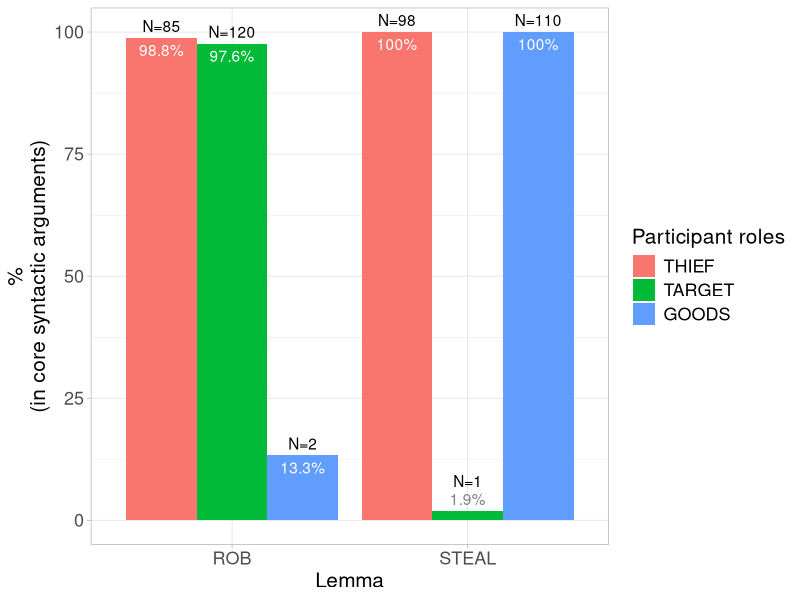
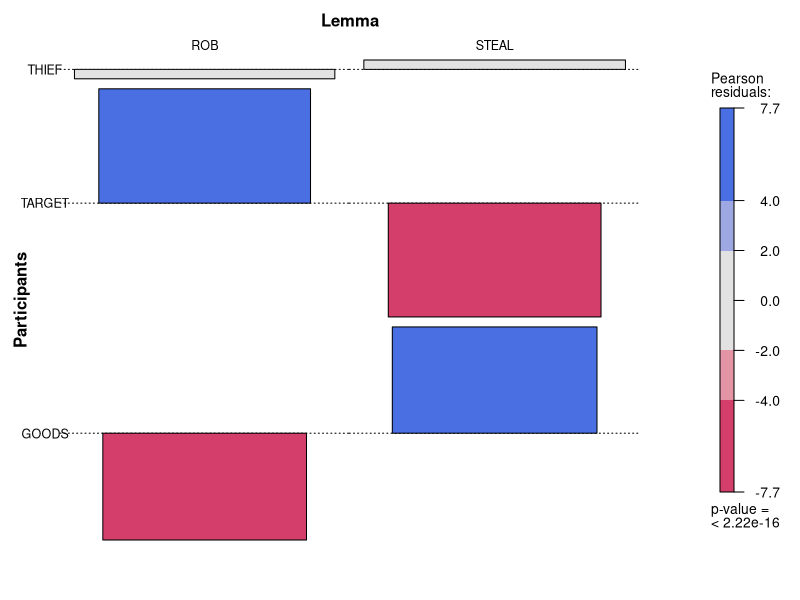
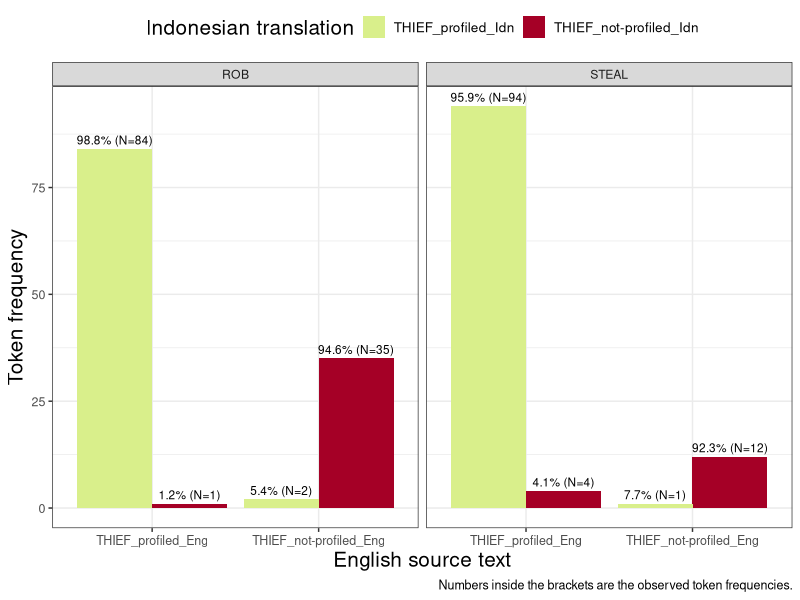
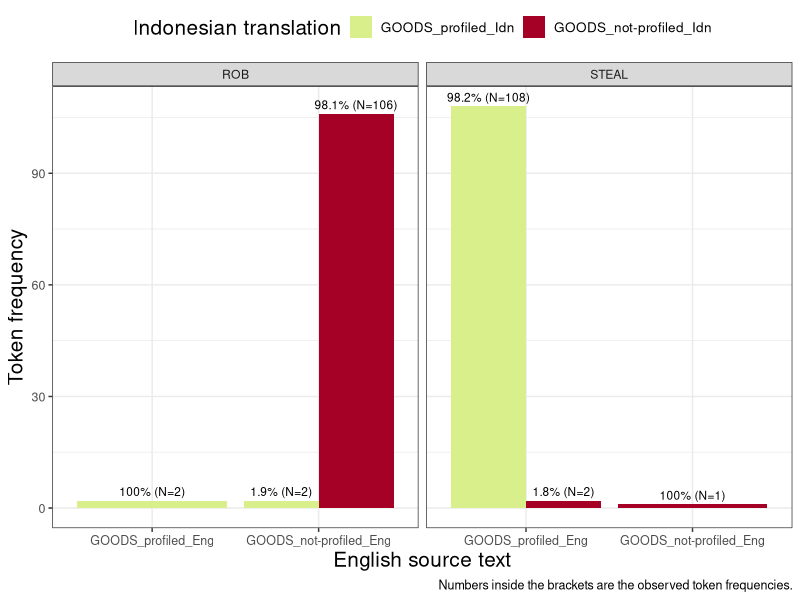
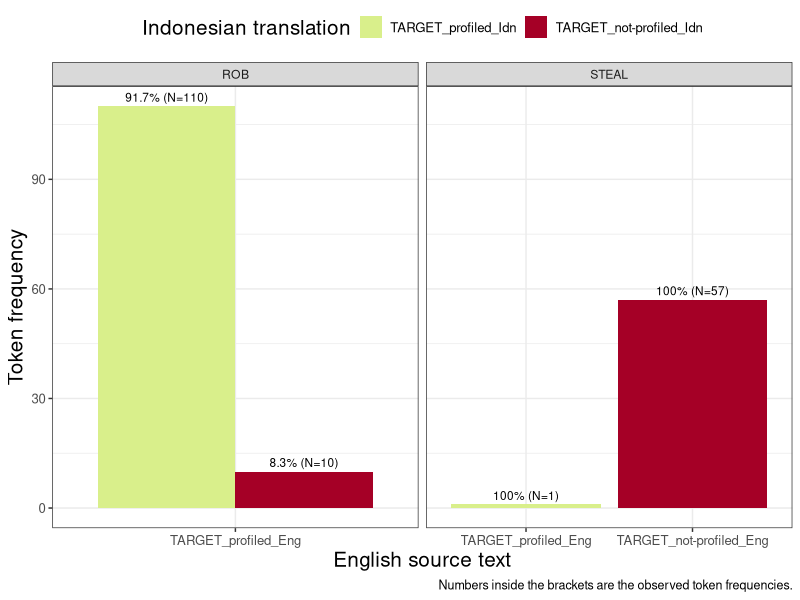
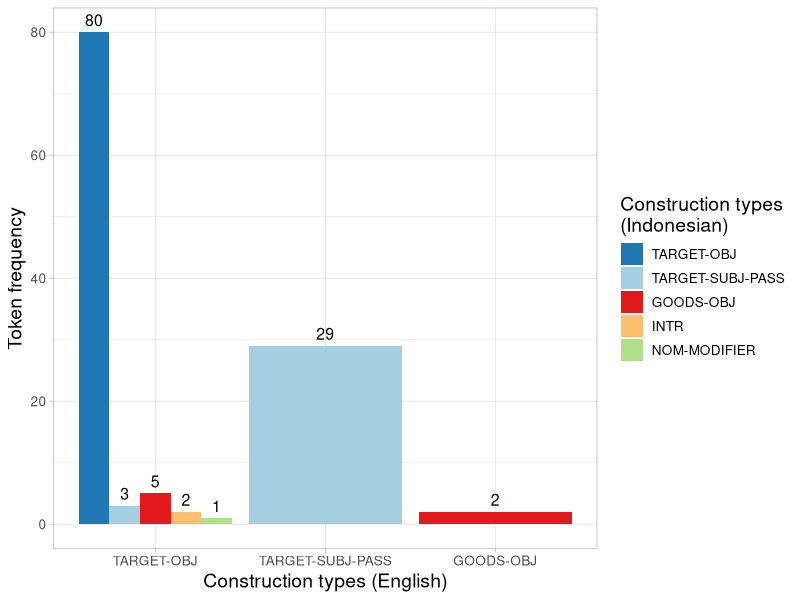
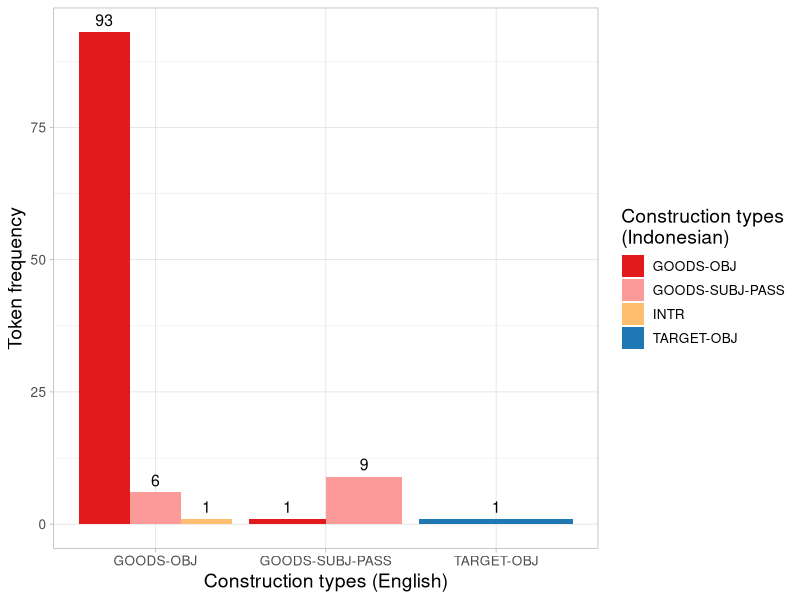

The R script that drew these images, in order:
## ---- chunk 1
# global option chunck
knitr::opts_chunk$set(fig.width = 7, 
                      fig.asp = 0.618,
                      fig.retina = 2,
                      dpi = 300,
                      dev = "png",
                      echo = TRUE,
                      message = FALSE,
                      warning = FALSE)
library(tidyverse)
library(readxl)
library(RColorBrewer)
library(vcd)
## ---- chunk 2
rob <- readr::read_tsv("ROB_sample_conc_main.tsv")
steal <- readr::read_tsv("STEAL_sample_conc_main.tsv")
## ---- chunk 3
rob_eng_profiled_participants <- rob %>% 
  # verbal construction of ROB
  filter(!is.na(CXN_ENG), str_detect(CXN_ENG, "(INTR|NOMINAL)$", negate = TRUE)) %>%
  count(ROLE_ENG_THIEF) %>% 
  rename(is_mentioned = ROLE_ENG_THIEF) %>% 
  mutate(role = "thief") %>% 
  bind_rows(rob %>% 
              # verbal construction of ROB
              filter(!is.na(CXN_ENG), str_detect(CXN_ENG, "(INTR|NOMINAL)$", 
                                                 negate = TRUE)) %>%
              mutate(ROLE_ENG_TARGET = as.logical(ROLE_ENG_TARGET)) %>% 
              count(ROLE_ENG_TARGET) %>% 
              rename(is_mentioned = ROLE_ENG_TARGET) %>% 
              mutate(role = "target")) %>% 
  bind_rows(rob %>% 
              # verbal construction of ROB
              filter(!is.na(CXN_ENG), str_detect(CXN_ENG, "(INTR|NOMINAL)$", 
                                                 negate = TRUE)) %>% 
              mutate(ROLE_ENG_GOODS = as.logical(ROLE_ENG_GOODS)) %>% 
              count(ROLE_ENG_GOODS) %>% 
              rename(is_mentioned = ROLE_ENG_GOODS) %>% 
              mutate(role = "goods")) %>% 
  mutate(role = factor(role, levels = c("thief", "target", "goods"))) %>% 
  group_by(role) %>% 
  arrange(role, desc(is_mentioned)) %>% 
  mutate(perc_mention = round(n/sum(n) * 100, 2)) %>% 
  ungroup()

# binomial test of the profiled participant roles for ROB
rob_eng_profiled_participants_binom <- rob_eng_profiled_participants %>% 
  pivot_wider(-perc_mention, 
              names_from = is_mentioned, 
              values_from = n, 
              values_fill = 0L) %>% 
  mutate(n = `TRUE`+`FALSE`, 
         pbin = map_dbl(pmap(list(x = `TRUE`, n = n), binom.test), "p.value"), 
         pholm = p.adjust(pbin, method = "holm"),
         signif = "ns", 
         signif = if_else(pholm < 0.05, "*", signif), 
         signif = if_else(pholm < 0.01, "**", signif), 
         signif = if_else(pholm < 0.001, "***", signif),
         lemma = "ROB")
## ---- chunk 4
rob_eng_profiled_participants_coreargs <- rob %>% 
  # verbal construction of ROB
  filter(!is.na(CXN_ENG), str_detect(CXN_ENG, "(INTR|NOMINAL)$", negate = TRUE)) %>% 
  count(ROLE_ENG_THIEF, SYN_ENG_THIEF) %>% 
  rename(is_mentioned = ROLE_ENG_THIEF,
         syntax = SYN_ENG_THIEF) %>% 
  mutate(role = "thief") %>% 
  bind_rows(rob %>% 
              # verbal construction of ROB
              filter(!is.na(CXN_ENG), str_detect(CXN_ENG, "(INTR|NOMINAL)$", 
                                                 negate = TRUE)) %>% 
              mutate(ROLE_ENG_TARGET = as.logical(ROLE_ENG_TARGET)) %>% 
              count(ROLE_ENG_TARGET, SYN_ENG_TARGET) %>% 
              rename(is_mentioned = ROLE_ENG_TARGET,
                     syntax = SYN_ENG_TARGET) %>% 
              mutate(role = "target")) %>% 
  bind_rows(rob %>% 
              # verbal construction of ROB
              filter(!is.na(CXN_ENG), str_detect(CXN_ENG, "(INTR|NOMINAL)$", 
                                                 negate = TRUE)) %>% 
              mutate(ROLE_ENG_GOODS = as.logical(ROLE_ENG_GOODS)) %>% 
              count(ROLE_ENG_GOODS, SYN_ENG_GOODS) %>% 
              rename(is_mentioned = ROLE_ENG_GOODS,
                     syntax = SYN_ENG_GOODS) %>% 
              mutate(role = "goods")) %>% 
  mutate(role = factor(role, levels = c("thief", "target", "goods")))
rob_eng_profiled_participants_coreargs <- rob_eng_profiled_participants_coreargs %>% 
  mutate(core_args = TRUE,
         core_args = if_else(is.na(syntax), NA, core_args),
         core_args = if_else(str_detect(syntax, "passive_AGENT|possessive_determiner|PP_complement"), 
                             FALSE, core_args)) %>% 
  group_by(role, core_args) %>% 
  mutate(n_coreargs_by_role = sum(n)) %>% 
  group_by(role) %>% 
  arrange(role, desc(n_coreargs_by_role))

rob_eng_profiled_participants_coreargs_distinct <- rob_eng_profiled_participants_coreargs %>% 
  select(role, core_args, n_coreargs_by_role) %>% 
  distinct() %>% 
  filter(!is.na(core_args)) %>% 
  arrange(role, desc(core_args)) %>% 
  mutate(perc_coreargs_by_role = round(n_coreargs_by_role/sum(n_coreargs_by_role) * 100, digits = 1))

# binomial test of the core profiled participant roles for ROB
rob_eng_profiled_participants_coreargs_binom <- rob_eng_profiled_participants_coreargs_distinct %>% 
  pivot_wider(-perc_coreargs_by_role, names_from = core_args, values_from = n_coreargs_by_role, values_fill = 0L) %>% 
  mutate(n = `TRUE`+`FALSE`, 
         pbin = map_dbl(pmap(list(x = `TRUE`, n = n), binom.test), "p.value"), 
         pholm = p.adjust(pbin, method = "holm"),
         signif = "ns", 
         signif = if_else(pholm < 0.05, "*", signif), 
         signif = if_else(pholm < 0.01, "**", signif), 
         signif = if_else(pholm < 0.001, "***", signif),
         lemma = "ROB",
         perc_coreargs = round(`TRUE`/n * 100, 1),
         perc_non_coreargs = round(`FALSE`/n * 100, 1))
## ---- chunk 5
steal_eng_profiled_participants <- steal %>% 
  # verbal construction of STEAL
  filter(!is.na(CXN_ENG), str_detect(CXN_ENG, "(INTR|NOMINAL|NP|_TRANS)$", negate = TRUE)) %>%
  mutate(ROLE_ENG_THIEF = as.logical(ROLE_ENG_THIEF)) %>% 
  count(ROLE_ENG_THIEF) %>% 
  rename(is_mentioned = ROLE_ENG_THIEF) %>% 
  mutate(role = "thief") %>% 
  bind_rows(steal %>% 
              # verbal construction of STEAL
              filter(!is.na(CXN_ENG), str_detect(CXN_ENG, "(INTR|NOMINAL|NP|_TRANS)$", 
                                                 negate = TRUE)) %>% 
              mutate(ROLE_ENG_TARGET = as.logical(ROLE_ENG_TARGET)) %>% 
              count(ROLE_ENG_TARGET) %>% 
              rename(is_mentioned = ROLE_ENG_TARGET) %>% 
              mutate(role = "target")) %>% 
  bind_rows(steal %>% 
              # verbal construction of STEAL
              filter(!is.na(CXN_ENG), str_detect(CXN_ENG, "(INTR|NOMINAL|NP|_TRANS)$", 
                                                 negate = TRUE)) %>% 
              filter(!is.na(ROLE_ENG_GOODS)) %>% 
              mutate(ROLE_ENG_GOODS = as.logical(ROLE_ENG_GOODS)) %>% 
              count(ROLE_ENG_GOODS) %>% 
              rename(is_mentioned = ROLE_ENG_GOODS) %>% 
              mutate(role = "goods")) %>% 
  mutate(role = factor(role, levels = c("thief", "target", "goods"))) %>% 
  group_by(role) %>% 
  arrange(role, desc(is_mentioned)) %>% 
  mutate(perc_mention = round(n/sum(n) * 100, 2)) %>% 
  ungroup()

# binomial test of the profiled participant roles for STEAL
steal_eng_profiled_participants_binom <- steal_eng_profiled_participants %>% 
  pivot_wider(-perc_mention, names_from = is_mentioned, values_from = n, values_fill = 0L) %>% 
  mutate(n = `TRUE`+`FALSE`, 
         pbin = map_dbl(pmap(list(x = `TRUE`, n = n), binom.test), "p.value"), 
         pholm = p.adjust(pbin, method = "holm"),
         signif = "ns", 
         signif = if_else(pholm < 0.05, "*", signif), 
         signif = if_else(pholm < 0.01, "**", signif), 
         signif = if_else(pholm < 0.001, "***", signif),
         lemma = "STEAL")
## ---- chunk 6
steal_eng_profiled_participants_coreargs <- steal %>% 
  # verbal construction of STEAL
  filter(!is.na(CXN_ENG), str_detect(CXN_ENG, "(INTR|NOMINAL|NP|_TRANS)$", negate = TRUE)) %>%
  count(ROLE_ENG_THIEF, SYN_ENG_THIEF) %>% 
  rename(is_mentioned = ROLE_ENG_THIEF,
         syntax = SYN_ENG_THIEF) %>% 
  mutate(role = "thief",
         is_mentioned = as.logical(is_mentioned)) %>% 
  bind_rows(steal %>% 
              # verbal construction of STEAL
              filter(!is.na(CXN_ENG), str_detect(CXN_ENG, "(INTR|NOMINAL|NP|_TRANS)$", 
                                                 negate = TRUE)) %>% 
              mutate(ROLE_ENG_TARGET = as.logical(ROLE_ENG_TARGET)) %>% 
              count(ROLE_ENG_TARGET, SYN_ENG_TARGET) %>% 
              rename(is_mentioned = ROLE_ENG_TARGET,
                     syntax = SYN_ENG_TARGET) %>% 
              mutate(role = "target")) %>% 
  bind_rows(steal %>% 
              # verbal construction of STEAL
              filter(!is.na(CXN_ENG), str_detect(CXN_ENG, "(INTR|NOMINAL|NP|_TRANS)$", 
                                                 negate = TRUE)) %>% 
              mutate(ROLE_ENG_GOODS = as.logical(ROLE_ENG_GOODS)) %>% 
              count(ROLE_ENG_GOODS, SYN_ENG_GOODS) %>% 
              rename(is_mentioned = ROLE_ENG_GOODS,
                     syntax = SYN_ENG_GOODS) %>% 
              mutate(role = "goods")) %>% 
  mutate(role = factor(role, levels = c("thief", "target", "goods")))
steal_eng_profiled_participants_coreargs <- steal_eng_profiled_participants_coreargs %>% 
  mutate(core_args = TRUE,
         core_args = if_else(is.na(syntax), NA, core_args),
         core_args = if_else(str_detect(syntax, "passive_AGENT|possessive|(?i)PP_complement"), 
                             FALSE, core_args)) %>% 
  group_by(role, core_args) %>% 
  mutate(n_coreargs_by_role = sum(n)) %>% 
  group_by(role) %>% 
  arrange(role, desc(n_coreargs_by_role))

steal_eng_profiled_participants_coreargs_distinct <- steal_eng_profiled_participants_coreargs %>% 
  select(role, core_args, n_coreargs_by_role) %>% 
  distinct() %>% 
  filter(!is.na(core_args)) %>% 
  arrange(role, desc(core_args)) %>% 
  mutate(perc_coreargs_by_role = round(n_coreargs_by_role/sum(n_coreargs_by_role) * 100, digits = 1))


# binomial test of the core profiled participant roles for STEAL
steal_eng_profiled_participants_coreargs_binom <- steal_eng_profiled_participants_coreargs_distinct %>% 
  pivot_wider(-perc_coreargs_by_role, names_from = core_args, values_from = n_coreargs_by_role, values_fill = 0L) %>% 
  mutate(n = `TRUE`+`FALSE`, 
         pbin = map_dbl(pmap(list(x = `TRUE`, n = n), binom.test), "p.value"),
         pholm = p.adjust(pbin, method = "holm"),
         signif = "ns", 
         signif = if_else(pholm < 0.05, "*", signif), 
         signif = if_else(pholm < 0.01, "**", signif), 
         signif = if_else(pholm < 0.001, "***", signif),
         lemma = "STEAL",
         perc_coreargs = round(`TRUE`/n * 100, 1),
         perc_non_coreargs = round(`FALSE`/n * 100, 1))
## ---- chunk 7
eng_profiled_participants <- bind_rows(rob_eng_profiled_participants_binom,
                                       steal_eng_profiled_participants_binom) %>% 
  mutate(perc_mention = round((`TRUE`/n) * 100, 2))

eng_profiled_participants_matrix <- eng_profiled_participants %>% 
  select(role, lemma, `TRUE`) %>% 
  pivot_wider(names_from = lemma, values_from = `TRUE`) %>% 
  data.frame(row.names = 1) %>% 
  as.matrix()
names(attr(eng_profiled_participants_matrix, "dimnames")) <- c("Participant roles", "Lemmas")

eng_profiled_participants_chisq <- chisq.test(eng_profiled_participants_matrix)
eng_profiled_participants_effsizes <- vcd::assocstats(eng_profiled_participants_matrix)
eng_profiled_participants_cramer <- round(eng_profiled_participants_effsizes$cramer, 3)
## ---- chunk 8
eng_profiled_participants_coreargs <- bind_rows(rob_eng_profiled_participants_coreargs_binom,
                                                steal_eng_profiled_participants_coreargs_binom)

eng_profiled_participants_matrix_coreargs <- eng_profiled_participants_coreargs %>% 
  select(role, lemma, `TRUE`) %>% 
  pivot_wider(names_from = lemma, values_from = `TRUE`) %>% 
  data.frame(row.names = 1) %>% 
  as.matrix()
names(attr(eng_profiled_participants_matrix_coreargs, "dimnames")) <- c("Participant roles", "Lemmas")

eng_profiled_participants_chisq_coreargs <- chisq.test(eng_profiled_participants_matrix_coreargs)
eng_profiled_participants_effsizes_coreargs <- vcd::assocstats(eng_profiled_participants_matrix_coreargs)
eng_profiled_participants_cramer_coreargs <- round(eng_profiled_participants_effsizes_coreargs$cramer, 2)
## ---- chunk 9
p1_idn <- eng_profiled_participants_coreargs %>% 
  mutate(role = toupper(role),
         role = factor(role, levels = c("THIEF", "TARGET", "GOODS"))) %>% 
  ggplot(aes(x = lemma, y = perc_coreargs, fill = role)) +
  geom_col(position = position_dodge(.9)) +
  geom_text(aes(label = paste("N=", `TRUE`, sep = "")),
            position = position_dodge(.9),
            vjust = if_else(eng_profiled_participants_coreargs$`TRUE` > 1, -.5, -2)) +
  geom_text(aes(label = paste(perc_coreargs, "%", sep = "")),
            position = position_dodge(.9),
            vjust = if_else(eng_profiled_participants_coreargs$`TRUE` > 1, 1.5, -.5),
            col = if_else(eng_profiled_participants_coreargs$`TRUE` > 1, "white", "gray50")) +
  theme_light() +
  labs(y = "%\n(in core syntactic arguments)",
       x = "Lemma",
       fill = "Participant roles") +
  theme(axis.text = element_text(size = 13),
        axis.title = element_text(size = 15),
        legend.text = element_text(size = 13),
        legend.title = element_text(size = 15))

p1_idn
# ggsave("figs/plot-profiled-participants-eng.png", plot = p1_idn, height = 4.5, width = 7, dpi = 300)
## ---- chunk 10
# png("figs/plot-assocplot-profiled-roles-english.png", width = 7, height = 6, units = "in", res = 600)
vcd::assoc(eng_profiled_participants_matrix_coreargs, shade = TRUE, legend = legend_resbased(fontsize = 10), gp_labels = gpar(fontsize = 9), labeling_args = list(rot_labels = 0, set_varnames = c(Lemmas = "Lemma", `Participant roles` = "Participants"), set_labels = list(`Participant roles` = c("THIEF", "TARGET", "GOODS"))))
# dev.off()
## ---- chunk 11
# only take the transitive verbal and gerundial usages of ROB and STEAL
steal1 <- steal %>% 
  filter(!is.na(CXN_ENG), str_detect(CXN_ENG, "(INTR|NOMINAL|NP|_TRANS)$", negate = TRUE)) %>% # verbal construction of ROB
  mutate(across(matches("^ROLE_(ENG|IDN)_"), as.logical))

rob1 <- rob %>% 
  filter(!is.na(CXN_ENG), str_detect(CXN_ENG, "(INTR|NOMINAL)$", negate = TRUE)) %>% # verbal construction of ROB
  mutate(across(matches("^ROLE_(ENG|IDN)_"), as.logical),
         SYN_IDN_TARGET = replace(SYN_IDN_TARGET, ROLE_IDN_TARGET == FALSE & SYN_IDN_TARGET == "direct_object", NA))
## ---- chunk 12
rob_thief_profile_eng_idn <- rob1 %>% 
  mutate(core_args = if_else(SYN_ENG_THIEF == "passive_AGENT", "FALSE", "TRUE"),
         core_args = if_else(is.na(SYN_ENG_THIEF), "NA", core_args)) %>% 
  filter(core_args != "FALSE") %>% # select only the core argument of THIEF in English
  count(ROLE_ENG_THIEF, ROLE_IDN_THIEF) %>% 
  mutate(across(where(is.logical), function(x) ifelse(x == FALSE, "THIEF_not_mentioned", "THIEF_mentioned"))) %>% 
  rename(English = ROLE_ENG_THIEF,
         Indonesian = ROLE_IDN_THIEF) %>% 
  arrange(desc(n))
rob_thief_profile_eng_idn_matrix <- rob_thief_profile_eng_idn %>% 
  pivot_wider(names_from = Indonesian, values_from = n, values_fill = 0L) %>% 
  column_to_rownames("English") %>% 
  as.matrix()
names(attr(rob_thief_profile_eng_idn_matrix, "dimnames")) <- c("English", "Indonesian")
rob_thief_profile_eng_idn_fye <- fisher.test(rob_thief_profile_eng_idn_matrix)
rob_thief_profile_eng_idn_effsize <- vcd::assocstats(rob_thief_profile_eng_idn_matrix)
rob_thief_profile_eng_idn_phicoeff <- round(rob_thief_profile_eng_idn_effsize$phi, 2)

steal_thief_profile_eng_idn <- steal1 %>% 
  count(ROLE_ENG_THIEF, ROLE_IDN_THIEF) %>% 
  mutate(across(where(is.logical), function(x) ifelse(x == FALSE, "THIEF_not_mentioned", "THIEF_mentioned"))) %>% 
  rename(English = ROLE_ENG_THIEF,
         Indonesian = ROLE_IDN_THIEF) %>% 
  arrange(desc(n))
steal_thief_profile_eng_idn_matrix <- steal_thief_profile_eng_idn %>% 
  pivot_wider(names_from = Indonesian, values_from = n, values_fill = 0L) %>% 
  column_to_rownames("English") %>% 
  as.matrix()
names(attr(steal_thief_profile_eng_idn_matrix, "dimnames")) <- c("English", "Indonesian")
steal_thief_profile_eng_idn_fye <- fisher.test(steal_thief_profile_eng_idn_matrix)
steal_thief_profile_eng_idn_effsize <- vcd::assocstats(steal_thief_profile_eng_idn_matrix)
steal_thief_profile_eng_idn_phicoeff <- round(steal_thief_profile_eng_idn_effsize$phi, 2)
## ---- chunk 13
rob_goods_profile_eng_idn <- rob1 %>% 
  mutate(core_args = if_else(SYN_ENG_GOODS == "PP_complement", "FALSE", "TRUE"),
         core_args = if_else(is.na(SYN_ENG_GOODS), "NA", core_args)) %>% 
  filter(core_args != "FALSE") %>% # select only the core argument of GOODS in English
  count(ROLE_ENG_GOODS, ROLE_IDN_GOODS) %>% 
  mutate(across(where(is.logical), function(x) ifelse(x == FALSE, "GOODS_not_mentioned", "GOODS_mentioned"))) %>% 
  rename(English = ROLE_ENG_GOODS,
         Indonesian = ROLE_IDN_GOODS) %>% 
  # arrange(desc(n))
  arrange(English)
rob_goods_profile_eng_idn_matrix <- rob_goods_profile_eng_idn %>% 
  pivot_wider(names_from = Indonesian, values_from = n, values_fill = 0L) %>% 
  column_to_rownames("English") %>% 
  as.matrix()
names(attr(rob_goods_profile_eng_idn_matrix, "dimnames")) <- c("English", "Indonesian")
rob_goods_profile_eng_idn_matrix <- rob_goods_profile_eng_idn_matrix[ , c(2, 1)]
rob_goods_profile_eng_idn_fye <- fisher.test(rob_goods_profile_eng_idn_matrix)
rob_goods_profile_eng_idn_effsize <- vcd::assocstats(rob_goods_profile_eng_idn_matrix)
rob_goods_profile_eng_idn_phicoeff <- round(rob_goods_profile_eng_idn_effsize$phi, 2)
rob_goods_semantics_eng <- rob1 %>% 
  count(SEM_ENG_GOODS, sort = TRUE) %>% 
  filter(if_all(where(is.character), ~!is.na(.))) %>% 
  mutate(perc = round(n/sum(n) * 100, 1))
rob_goods_semantics_idn <- rob1 %>% 
  count(SEM_IDN_GOODS, sort = TRUE) %>% 
  filter(if_all(where(is.character), ~!is.na(.))) %>% 
  mutate(perc = round(n/sum(n) * 100, 1))

steal_goods_profile_eng_idn <- steal1 %>% 
  count(ROLE_ENG_GOODS, ROLE_IDN_GOODS) %>% 
  mutate(across(where(is.logical), function(x) ifelse(x == FALSE, "GOODS_not_mentioned", "GOODS_mentioned"))) %>% 
  rename(English = ROLE_ENG_GOODS,
         Indonesian = ROLE_IDN_GOODS) %>% 
  # arrange(desc(n))
  arrange(English)
steal_goods_profile_eng_idn_matrix <- steal_goods_profile_eng_idn %>% 
  pivot_wider(names_from = Indonesian, values_from = n, values_fill = 0L) %>% 
  column_to_rownames("English") %>%  
  as.matrix()
names(attr(steal_goods_profile_eng_idn_matrix, "dimnames")) <- c("English", "Indonesian")
steal_goods_profile_eng_idn_matrix <- steal_goods_profile_eng_idn_matrix[, c(2,1)]
steal_goods_profile_eng_idn_fye <- fisher.test(steal_goods_profile_eng_idn_matrix)
steal_goods_profile_eng_idn_effsize <- vcd::assocstats(steal_goods_profile_eng_idn_matrix)
steal_goods_profile_eng_idn_phicoeff <- round(steal_goods_profile_eng_idn_effsize$phi, 2)
steal_goods_semantics_eng <- steal1 %>% 
  count(SEM_ENG_GOODS, sort = TRUE) %>% 
  filter(if_all(where(is.character), ~!is.na(.))) %>% 
  mutate(perc = round(n/sum(n) * 100, 1))
steal_goods_semantics_eng_no_pronoun <- steal1 %>% 
  count(SEM_ENG_GOODS, sort = TRUE) %>% 
  filter(if_all(where(is.character), ~!is.na(.)), SEM_ENG_GOODS != "PRONOUN") %>% 
  mutate(perc = round(n/sum(n) * 100, 1))
steal_goods_semantics_idn <- steal1 %>% 
  count(SEM_IDN_GOODS, sort = TRUE) %>% 
  filter(if_all(where(is.character), ~!is.na(.))) %>% 
  mutate(perc = round(n/sum(n) * 100, 1))
## ---- chunk 14
rob_target_profile_eng_idn <- rob1 %>%
  filter(SYN_ENG_TARGET %in% c("direct_object", "passive_subject")) %>% 
  mutate(ROLE_IDN_TARGET = replace(ROLE_IDN_TARGET, SYN_IDN_TARGET %in% c("nominal_modifier", "possessive_determiner", "pp_complement"), FALSE)) %>% 
  count(ROLE_ENG_TARGET, ROLE_IDN_TARGET) %>%
  mutate(across(where(is.logical), function(x) ifelse(x == FALSE, "TARGET_not_mentioned", "TARGET_mentioned"))) %>%
  rename(English = ROLE_ENG_TARGET,
         Indonesian = ROLE_IDN_TARGET) %>% 
  arrange(desc(n))
rob_target_profile_eng_idn_matrix <- rob_target_profile_eng_idn %>%
  pivot_wider(names_from = Indonesian, values_from = n, values_fill = 0L) %>%
  column_to_rownames("English") %>% 
  data.frame() %>%
  as.matrix()
names(attr(rob_target_profile_eng_idn_matrix, "dimnames")) <- c("English", "Indonesian")
rob_target_animacy <- rob1 %>% 
  count(ANIMACY_ENG_TARGET, name = "n_rob") %>% 
  mutate(perc_rob = round(n_rob/sum(n_rob) * 100, 2)) %>% 
  arrange(desc(n_rob))
rob_target_type <- rob1 %>% 
  count(TYPE_ENG_TARGET, name = "n_rob") %>% 
  mutate(perc_rob = round(n_rob/sum(n_rob) * 100, 2)) %>% 
  arrange(desc(n_rob))
rob_target_semantics <- rob1 %>% 
  count(SEM_ENG_TARGET, name = "n_rob") %>% 
  mutate(perc_rob = round(n_rob/sum(n_rob) * 100, 2)) %>% 
  arrange(desc(n_rob))

# ROB's TARGET is always mentioned in English, but there are few cases where it is not mentioned in the translation. So there is only one variable of interest, namely (not-)mention of the Target in Indonesian, with two outcomes: mention vs. not mention of TARGET. This is the motivation to run the Exact Binomial Test
rob_target_profile_eng_idn_binom <- binom.test(rob_target_profile_eng_idn_matrix)

steal_target_profile_eng_idn <- steal1 %>% 
  filter(!SYN_ENG_TARGET %in% c("possessive_determiner", "possessive_of-phrase", "pp_complement")) %>% 
  count(ROLE_ENG_TARGET, ROLE_IDN_TARGET) %>% 
  mutate(across(where(is.logical), function(x) ifelse(x == FALSE, "TARGET_not_mentioned", "TARGET_mentioned"))) %>% 
  rename(English = ROLE_ENG_TARGET,
         Indonesian = ROLE_IDN_TARGET) %>% 
  arrange(desc(n))
steal_target_profile_eng_idn_matrix <- steal_target_profile_eng_idn %>% 
  pivot_wider(names_from = Indonesian, values_from = n, values_fill = 0L) %>% 
  column_to_rownames("English") %>%  
  as.matrix()
names(attr(steal_target_profile_eng_idn_matrix, "dimnames")) <- c("English", "Indonesian")
steal_target_profile_eng_idn_fye <- fisher.test(steal_target_profile_eng_idn_matrix)
steal_target_profile_eng_idn_effsize <- vcd::assocstats(steal_target_profile_eng_idn_matrix)
steal_target_profile_eng_idn_phicoeff <- steal_target_profile_eng_idn_effsize$phi
steal_target_animacy <- steal1 %>% 
  filter(!is.na(ANIMACY_ENG_TARGET)) %>% 
  count(ANIMACY_ENG_TARGET, name = "n_steal") %>% 
  mutate(perc_steal = round(n_steal/sum(n_steal) * 100, 2)) %>% 
  arrange(desc(n_steal))
steal_target_type <- steal1 %>% 
  filter(!is.na(TYPE_ENG_TARGET)) %>% 
  count(TYPE_ENG_TARGET, name = "n_steal") %>% 
  mutate(perc_steal = round(n_steal/sum(n_steal) * 100, 2)) %>% 
  arrange(desc(n_steal))
steal_target_semantics <- steal1 %>% 
  filter(!is.na(SEM_ENG_TARGET)) %>% 
  count(SEM_ENG_TARGET, name = "n_steal") %>% 
  mutate(perc_steal = round(n_steal/sum(n_steal) * 100, 2)) %>% 
  arrange(desc(n_steal))


rob_steal_target_semantics <- steal_target_semantics %>% 
  full_join(rob_target_semantics, by = "SEM_ENG_TARGET")
rob_steal_target_semantics1 <- rob_steal_target_semantics %>% 
  filter(if_all(where(is.numeric), ~!is.na(.))) %>% 
  mutate(perc_steal = round(n_steal/sum(n_steal) * 100, 1),
         perc_rob = round(n_rob/sum(n_rob) * 100, 1))
rob_steal_target_semantics1_mtx <- rob_steal_target_semantics1 %>% 
  select(matches("^SEM|^n_")) %>% 
  column_to_rownames("SEM_ENG_TARGET") %>% 
  as.matrix()
rob_steal_target_semantics_chisq <- chisq.test(rob_steal_target_semantics1_mtx, correct = FALSE)
steal_target_pbin <- rob_steal_target_semantics1 %>% pull(n_steal) %>% binom.test() %>% .$p.value
rob_target_pbin <- rob_steal_target_semantics1 %>% pull(n_rob) %>% binom.test() %>% .$p.value
## ---- chunk 15
rs_thief_profile_eng_idn <- rob_thief_profile_eng_idn %>% 
  mutate(Lemma = "ROB",
         English = factor(English, levels = unique(English)),
         Indonesian = factor(Indonesian, levels = unique(Indonesian))) %>%
  bind_rows(steal_thief_profile_eng_idn %>% 
              mutate(Lemma = "STEAL",
                     English = factor(English, levels = unique(English)),
                     Indonesian = factor(Indonesian, levels = unique(Indonesian)))) %>% 
  mutate(Lemma = factor(Lemma, levels = c("ROB", "STEAL"))) %>% 
  group_by(Lemma, English) %>% 
  mutate(perc = n / sum(n) * 100,
         perc = round(perc, digits = 1))


p2_thief_eng_idn <- rs_thief_profile_eng_idn %>% 
  # ggplot(aes(x = English, y = perc, fill = Indonesian)) +
  # geom_col() + 
  # geom_text(aes(label = ifelse(rs_thief_profile_eng_idn$perc > 5, n, "")),
  #           position = position_stack(vjust = 0.5)) +
  ggplot(aes(x = English, y = n, fill = Indonesian)) +
  geom_col(position = position_dodge(.9)) +
  geom_text(aes(label = paste(perc, "% (N=", n, ")", sep = "")),
            position = position_dodge(.9), vjust = -.5, size = 3) +
  facet_wrap(~Lemma, scales = "free_x") +
  theme_bw() +
  scale_x_discrete(labels = c("THIEF_profiled_Eng", "THIEF_not-profiled_Eng")) +
  scale_fill_manual(values = brewer.pal(11, "RdYlGn")[c(7, 1)],
                    labels = c("THIEF_profiled_Idn", "THIEF_not-profiled_Idn"),
                    name = "Indonesian translation") +
  labs(y = "Token frequency",
       # y = "Persentase",
       caption = "Numbers inside the brackets are the observed token frequencies.",
       x = "English source text") +
  theme(axis.text = element_text(size = 9),
        axis.title = element_text(size = 15),
        legend.title = element_text(size = 15),
        legend.text = element_text(size = 9.75),
        legend.position = "top",
        plot.caption = element_text(size = 9))

p2_thief_eng_idn

# ggsave("figs/plot-profiled-participants-THIEF-all-verbs.png", plot = p2_thief_eng_idn, height = 5, width = 7.5, dpi = 300)
## ---- chunk 16

rs_goods_profile_eng_idn <- rob_goods_profile_eng_idn %>% 
  mutate(Lemma = "ROB",
         English = factor(English, levels = unique(English)),
         Indonesian = factor(Indonesian, levels = unique(Indonesian))) %>%
  bind_rows(steal_goods_profile_eng_idn %>% 
              mutate(Lemma = "STEAL",
                     English = factor(English, levels = unique(English)),
                     Indonesian = factor(Indonesian, levels = unique(Indonesian)))) %>% 
  mutate(Lemma = factor(Lemma, levels = c("ROB", "STEAL"))) %>% 
  group_by(Lemma, English) %>% 
  mutate(perc = n / sum(n) * 100,
         perc = round(perc, digits = 1))

p2_goods_eng_idn <- rs_goods_profile_eng_idn %>% 
  # ggplot(aes(x = English, y = perc, fill = Indonesian)) +
  # geom_col() + 
  # geom_text(aes(label = ifelse(rs_goods_profile_eng_idn$perc > 10, n, "")),
  #           position = position_stack(vjust = 0.5)) +
  ggplot(aes(x = English, y = n, fill = Indonesian)) +
  geom_col(position = position_dodge(.9)) +
  geom_text(aes(label = paste(perc, "% (N=", n, ")", sep = "")),
            position = position_dodge(.9), vjust = -.5, size = 3) +
  facet_wrap(~Lemma, scales = "free_x") +
  theme_bw() +
  scale_x_discrete(labels = c("GOODS_profiled_Eng", "GOODS_not-profiled_Eng")) +
  scale_fill_manual(values = brewer.pal(11, "RdYlGn")[c(7, 1)],
                    labels = c("GOODS_profiled_Idn", "GOODS_not-profiled_Idn"),
                    name = "Indonesian translation") +
  labs(y = "Token frequency",
       # y = "Persentase",
       caption = "Numbers inside the brackets are the observed token frequencies.",
       x = "English source text") +
  theme(axis.text = element_text(size = 9),
        axis.title = element_text(size = 15),
        legend.title = element_text(size = 15),
        legend.text = element_text(size = 9.75),
        legend.position = "top",
        plot.caption = element_text(size = 9))
p2_goods_eng_idn

# ggsave("figs/plot-profiled-participants-GOODS-all-verbs.png", plot = p2_goods_eng_idn, height = 5, width = 7.5, dpi = 300)
## ---- chunk 17
rs_target_profile_eng_idn <- rob_target_profile_eng_idn %>% 
  mutate(Lemma = "ROB",
         English = factor(English, levels = unique(English)),
         Indonesian = factor(Indonesian, levels = unique(Indonesian))) %>%
  bind_rows(steal_target_profile_eng_idn %>% 
              mutate(Lemma = "STEAL",
                     English = factor(English, levels = unique(English)),
                     Indonesian = factor(Indonesian, levels = unique(Indonesian)))) %>% 
  mutate(Lemma = factor(Lemma, levels = c("ROB", "STEAL"))) %>% 
  group_by(Lemma, English) %>% 
  mutate(perc = n / sum(n) * 100,
         perc = round(perc, digits = 1))


p2_target_eng_idn <- rs_target_profile_eng_idn %>% 
  # ggplot(aes(x = English, y = perc, fill = Indonesian)) +
  # geom_col() + 
  # geom_text(aes(label = ifelse(rs_target_profile_eng_idn$perc > 10, n, "")),
  #           position = position_stack(vjust = 0.5)) +
  ggplot(aes(x = English, y = n, fill = Indonesian)) +
  geom_col(position = position_dodge(.9)) +
  geom_text(aes(label = paste(perc, "% (N=", n, ")", sep = "")),
            position = position_dodge(.9), vjust = -.5, size = 3) +
  facet_wrap(~Lemma, scales = "free_x") +
  theme_bw() +
  scale_x_discrete(labels = c("TARGET_profiled_Eng", "TARGET_not-profiled_Eng")) +
  scale_fill_manual(values = brewer.pal(11, "RdYlGn")[c(7, 1)],
                    labels = c("TARGET_profiled_Idn", "TARGET_not-profiled_Idn"),
                    name = "Indonesian translation") +
  labs(y = "Token frequency",
       # y = "Persentase",
       caption = "Numbers inside the brackets are the observed token frequencies.",
       x = "English source text") +
  theme(axis.text = element_text(size = 9.5),
        axis.title = element_text(size = 15),
        legend.title = element_text(size = 15),
        legend.text = element_text(size = 9.5),
        legend.position = "top",
        plot.caption = element_text(size = 9))
p2_target_eng_idn

# ggsave("figs/plot-profiled-participants-TARGET-all-verbs.png", plot = p2_target_eng_idn, height = 5, width = 7.5, dpi = 300)
## ---- chunk 18
## count of constructional patterns for ROB======
### English data
rob_cxn_eng <- rob1 %>% 
  count(CXN_ENG, sort = TRUE, name = "N_CXN_ENG") %>% 
  filter(!is.na(CXN_ENG), str_detect(CXN_ENG, "-PP$", negate = TRUE))

### Indonesian translation data
rob_cxn_idn <- rob1 %>% 
  count(CXN_IDN, sort = TRUE, name = "N_CXN_IDN") %>% 
  filter(!is.na(CXN_IDN))

### x-tab for English and Indonesian data
rob_cxn <- rob1 %>% 
  count(CXN_ENG, CXN_IDN, sort = TRUE, name = "a") %>% 
  filter(CXN_ENG != "TARGET-PP") %>% 
  mutate(CXN_ENG_lab = factor(CXN_ENG, levels = unique(CXN_ENG)),
         CXN_IDN_col = factor(CXN_IDN, levels = unique(CXN_IDN)))

## count of constructional patterns for STEAL======
### English data
steal_cxn_eng <- steal1 %>% 
  count(CXN_ENG, sort = TRUE, name = "N_CXN_ENG") %>% 
  filter(!is.na(CXN_ENG))

### Indonesian translation data
steal_cxn_idn <- steal1 %>% 
  count(CXN_IDN, sort = TRUE, name = "N_CXN_IDN") %>% 
  filter(!is.na(CXN_IDN))

### x-tab for English and Indonesian data
steal_cxn <- steal1 %>% 
  count(CXN_ENG, CXN_IDN, sort = TRUE, name = "a") %>% 
  mutate(CXN_ENG_lab = factor(CXN_ENG, levels = unique(CXN_ENG)),
         CXN_IDN_col = factor(CXN_IDN, levels = unique(CXN_IDN)))

brew_paired <- brewer.pal(brewer.pal.info[rownames(brewer.pal.info) == "Paired", 1], "Paired")
cxn_idn <- unique(c(rob_cxn$CXN_IDN, steal_cxn$CXN_IDN))
brew_paired_selected <- brew_paired[c(2, 1, 6, 7, 3, 5)]
names(brew_paired_selected) <- cxn_idn
cxn_idn_colours <- brew_paired_selected

## ---- chunk 19
fye_compute <- function(a, b, c, d, alt) {
  return(fisher.test(matrix(c(a, b, c, d), nrow = 2), alternative = alt)$p.value)
}

oddsratio <- function(a, b, c, d, alt) {
  return(fisher.test(matrix(c(a, b, c, d), nrow = 2), alternative = alt)$estimate)
}

phicoefficient <- function(a, b, c, d) {
  return(round(vcd::assocstats(matrix(c(a, b, c, d), nrow = 2))$phi, digits = 2))
}
## ---- chunk 20
p1_rob_cxn_idn <- rob_cxn %>% 
  ggplot(aes(x = CXN_ENG_lab, y = a, fill = CXN_IDN_col)) + 
  geom_col(position = position_dodge(.9)) +
  geom_text(aes(label = a), 
            position = position_dodge(.9), 
            vjust = -.5,
            size = 4) +
  labs(x = "Construction types (English)",
       y = "Token frequency",
       fill = "Construction types\n(Indonesian)") +
  theme_light() +
  theme(axis.text = element_text(size = 9.75),
        axis.title = element_text(size = 14),
        legend.text = element_text(size = 9.75),
        legend.title = element_text(size = 14),
        plot.title = element_text(size = 15)) +
  scale_fill_manual(values = cxn_idn_colours[names(cxn_idn_colours) %in% unique(rob_cxn$CXN_IDN)])

p1_rob_cxn_idn

# ggsave("figs/plot-cxn-equivalence-ROB.png", plot = p1_rob_cxn_idn, height = 6, width = 8, dpi = 300)
  
## ---- chunk 21
## FYE computation=======
rob_cxn_fye <- rob_cxn %>% 
  select(-CXN_ENG_lab, -CXN_IDN_col) %>% 
  complete(CXN_ENG, CXN_IDN, fill = list(a = 0L)) %>% 
  left_join(rob_cxn_eng, by = "CXN_ENG") %>% 
  left_join(rob_cxn_idn, by = "CXN_IDN") %>% 
  mutate(perc = (a/N_CXN_ENG) * 100,
         SUM = sum(a),
         b = N_CXN_ENG - a,
         c = N_CXN_IDN - a,
         d = SUM - (a + b + c),
         a_exp = (N_CXN_ENG * N_CXN_IDN)/SUM,
         assoc = if_else(a > a_exp, "attraction", "repulsion"),
         alt = if_else(a > a_exp, "greater", "less"),
         pfye = pmap_dbl(list(a, b, c, d, alt), fye_compute),
         collstr = if_else(alt == "greater", -log10(pfye), log10(pfye)),
         pholm = p.adjust(pfye, method = "holm"),
         signif_fye = if_else(pfye < 0.05, TRUE, FALSE),
         signif_holm = if_else(pholm < 0.05, TRUE, FALSE),
         signif_holm_dec = if_else(pholm < 0.05 & pholm > 0.01, "*", "ns"),
         signif_holm_dec = if_else(pholm < 0.01 & pholm > 0.001, "**", signif_holm_dec),
         signif_holm_dec = if_else(pholm < 0.001, "***", signif_holm_dec),
         odds_ratio = pmap_dbl(list(a, b, c, d, alt), oddsratio),
         phi = pmap_dbl(list(a, b, c, d), phicoefficient))
rob_cxn_fye_short <- rob_cxn_fye %>% 
  select(-N_CXN_ENG, -N_CXN_IDN, -SUM, -b, -c, -d, -a_exp, -alt, -signif_fye, -signif_holm) %>% 
  arrange(desc(collstr))
rob_cxn_fye_significant <- rob_cxn_fye_short %>% 
  filter(signif_holm_dec != "ns", pholm < 0.001)
## ---- chunk 22
steal_colours <- cxn_idn_colours[names(cxn_idn_colours) %in% unique(steal_cxn$CXN_IDN)]
steal_colours <- steal_colours[order(names(steal_colours))]
p1_steal_cxn_idn <- steal_cxn %>% 
  ggplot(aes(x = CXN_ENG_lab, y = a, fill = CXN_IDN_col)) + 
  geom_col(position = position_dodge(.9)) +
  geom_text(aes(label = a), 
            position = position_dodge(.9), 
            vjust = -.5,
            size = 4) +
  labs(x = "Construction types (English)",
       y = "Token frequency",
       fill = "Construction types\n(Indonesian)") +
  theme_light() +
  theme(axis.text = element_text(size = 9.75),
        axis.title = element_text(size = 14),
        legend.text = element_text(size = 9.75),
        legend.title = element_text(size = 14),
        plot.title = element_text(size = 15)) +
  scale_fill_manual(values = steal_colours)

p1_steal_cxn_idn

# ggsave("figs/plot-cxn-equivalence-STEAL.png", plot = p1_steal_cxn_idn, height = 6, width = 8, dpi = 300)
  
## ---- chunk 23
## FYE computation=======
steal_cxn_fye <- steal_cxn %>% 
  select(-CXN_ENG_lab, -CXN_IDN_col) %>% 
  complete(CXN_ENG, CXN_IDN, fill = list(a = 0L)) %>% 
  left_join(steal_cxn_eng, by = "CXN_ENG") %>% 
  left_join(steal_cxn_idn, by = "CXN_IDN") %>% 
  mutate(perc = (a/N_CXN_ENG) * 100,
         SUM = sum(a),
         b = N_CXN_ENG - a,
         c = N_CXN_IDN - a,
         d = SUM - (a + b + c),
         a_exp = (N_CXN_ENG * N_CXN_IDN)/SUM,
         assoc = if_else(a > a_exp, "attraction", "repulsion"),
         alt = if_else(a > a_exp, "greater", "less"),
         pfye = pmap_dbl(list(a, b, c, d, alt), fye_compute),
         collstr = if_else(alt == "greater", -log10(pfye), log10(pfye)),
         pholm = p.adjust(pfye, method = "holm"),
         signif_fye = if_else(pfye < 0.05, TRUE, FALSE),
         signif_holm = if_else(pholm < 0.05, TRUE, FALSE),
         signif_holm_dec = if_else(pholm < 0.05 & pholm > 0.01, "*", "ns"),
         signif_holm_dec = if_else(pholm < 0.01 & pholm > 0.001, "**", signif_holm_dec),
         signif_holm_dec = if_else(pholm < 0.001, "***", signif_holm_dec),
         odds_ratio = pmap_dbl(list(a, b, c, d, alt), oddsratio),
         phi = pmap_dbl(list(a, b, c, d), phicoefficient))
steal_cxn_fye_short <- steal_cxn_fye %>% 
  select(-N_CXN_ENG, -N_CXN_IDN, -SUM, -b, -c, -d, -a_exp, -alt, -signif_fye, -signif_holm) %>% 
  arrange(desc(collstr))
steal_cxn_fye_significant <- steal_cxn_fye_short %>% 
  filter(signif_holm_dec != "ns", pholm < 0.001)
